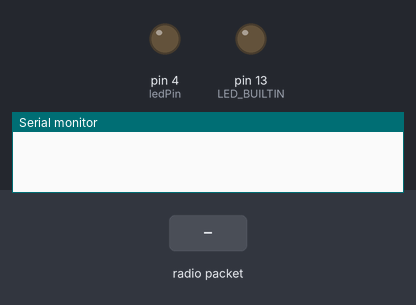
Recording of a sketch running on a simulated Arduino Uno, built with avr-gcc and run on an emulated ATmega328P. Parts: output pins drawn as LEDs (lit = HIGH), the last lines printed to the serial monitor. Inputs (shaded band) come from the test bench. No radio packets arrive unless stated.

Above: at 1.2 s.
1.3 s: radio packet "1" arrives
At 1.7 s:
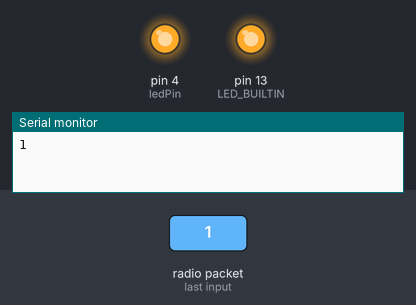
2.8 s: radio packet "0" arrives
Timing chart, 0 to 5.8 s (numbered marks = the images above; inputs shaded):
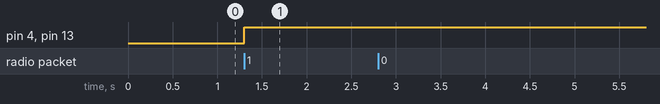

The sketch:

server.ino
```cpp
// nrf24_server.pde
// -*- mode: C++ -*-
// Example sketch showing how to create a simple messageing server
// with the RH_NRF24 class. RH_NRF24 class does not provide for addressing or
// reliability, so you should only use RH_NRF24  if you do not need the higher
// level messaging abilities.
// It is designed to work with the other example nrf24_client
// Tested on Uno with Sparkfun NRF25L01 module
// Tested on Anarduino Mini (http://www.anarduino.com/mini/) with RFM73 module
// Tested on Arduino Mega with Sparkfun WRL-00691 NRF25L01 module

#include <SPI.h>
#include <RH_NRF24.h>

// Singleton instance of the radio driver
RH_NRF24 nrf24;
// RH_NRF24 nrf24(8, 7); // use this to be electrically compatible with Mirf
// RH_NRF24 nrf24(8, 10);// For Leonardo, need explicit SS pin
// RH_NRF24 nrf24(8, 7); // For RFM73 on Anarduino Mini

const int ledPin = 4;
const int readyLEDPin = 13;


void setup()
{
  Serial.begin(9600);
  pinMode(ledPin, OUTPUT);
  pinMode(LED_BUILTIN, OUTPUT);
  while (!Serial)
    ; // wait for serial port to connect. Needed for Leonardo only
  if (!nrf24.init())
    Serial.println("init failed");
  // Defaults after init are 2.402 GHz (channel 2), 2Mbps, 0dBm
  if (!nrf24.setChannel(1))
    Serial.println("setChannel failed");
  if (!nrf24.setRF(RH_NRF24::DataRate2Mbps, RH_NRF24::TransmitPower0dBm))
    Serial.println("setRF failed");

}

void loop()
{

  if (nrf24.available())
  {
    digitalWrite(LED_BUILTIN, HIGH);
    // Should be a message for us now
    uint8_t buf[RH_NRF24_MAX_MESSAGE_LEN];
    uint8_t len = sizeof(buf);
    if (nrf24.recv(buf, &len))
    {
//      NRF24::printBuffer("request: ", buf, len);
      //Serial.print("got request: ");
      //Serial.println((char*)buf);
      String remote = (char*)buf;
      //Serial.println (remote);
      if (remote.equals("1")){
        digitalWrite(ledPin, HIGH);
        Serial.println("1");
        // Send a reply
        uint8_t data[] = "Hello Remote 1";
        nrf24.send(data, sizeof(data));
        nrf24.waitPacketSent();
     // Serial.println("Sent a reply");
      }else{
        Serial.println("Incorrect Read");
      }


      // Send a reply
      //uint8_t data[] = "Hello Remote 1";
      //nrf24.send(data, sizeof(data));
      //nrf24.waitPacketSent();
     // Serial.println("Sent a reply");
    }
    else
    {
      Serial.println("recv failed");
    }
  }
}
```

Measured:
- after the input at 1.3 s, pin 4 (ledPin), pin 13 (LED_BUILTIN): LOW → HIGH at once
